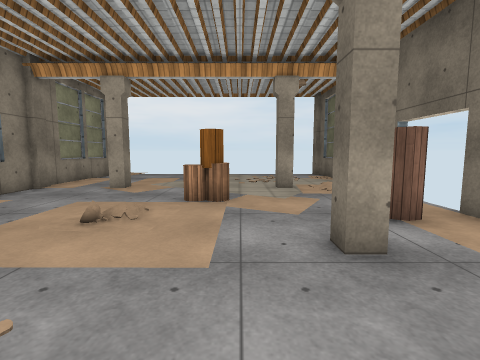
view 1 (above)

13 first-person views from a walk through a Unity game level. The camera is 1.3 m above the floor, tilts 6° down and sees 85° across. Doors are open. The floor is counted in squares, 1 m on a side. Each view is taken from the middle of a square. On the plan, view 1 faces up. The plan holds only what a view shows up to about 13 squares ahead; the rest is blank. Surface patterns are stand-ins for the level's own textures.

view 2
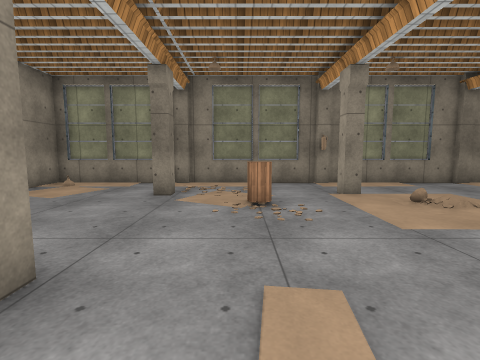

view 3
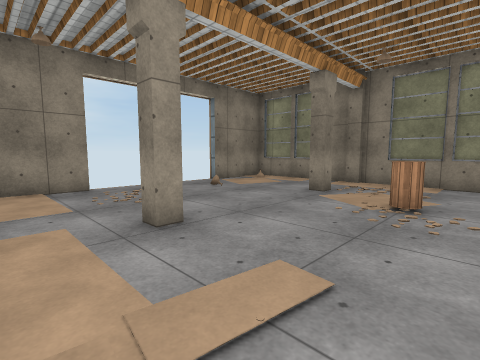

view 4
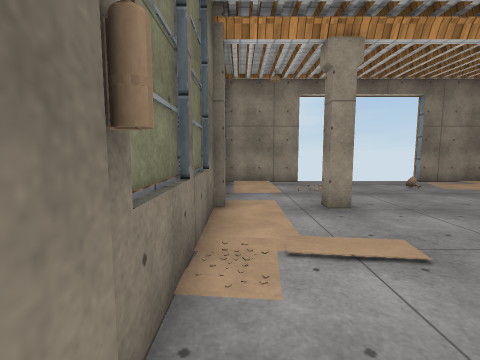

view 5
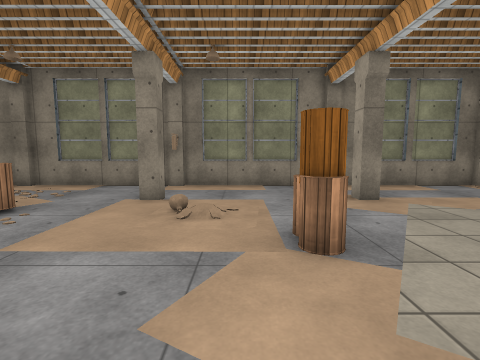

view 6
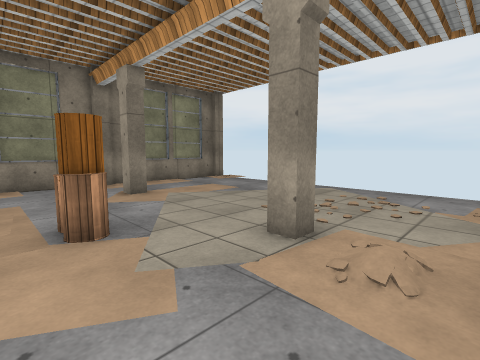

view 7
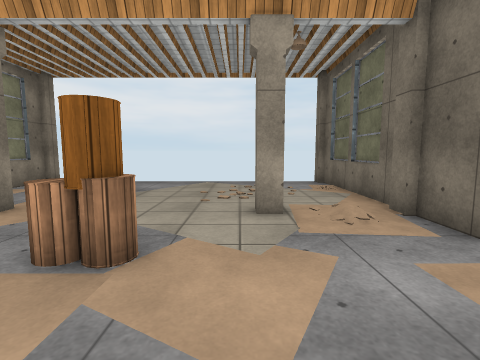

view 8
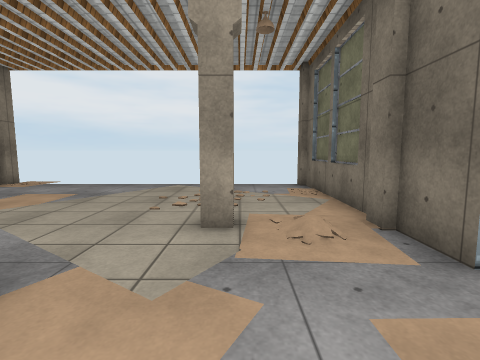

view 9
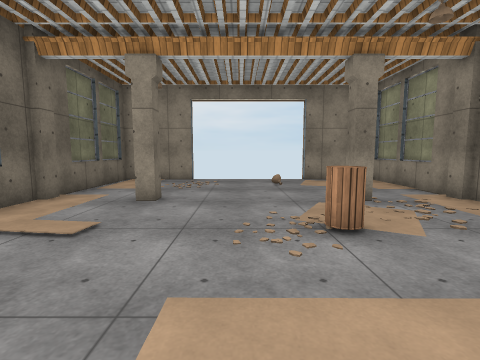

view 10
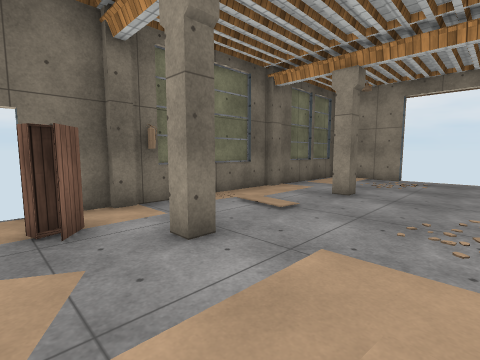

view 11
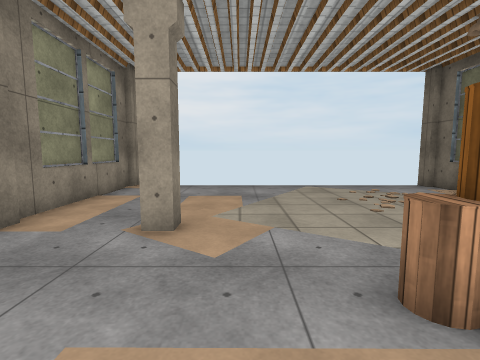

view 12
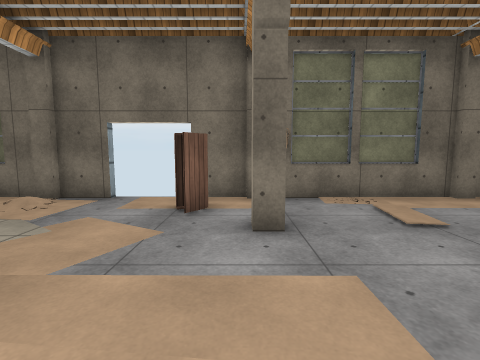

view 13
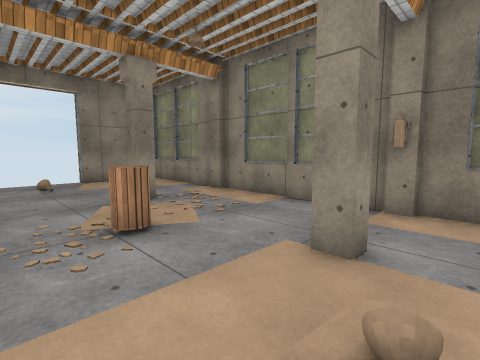

### Floor plan
Points are (right, up) in squares from view 1. A wall is a line through its corners. A room is listed if a view was taken in it or the views show most of it. See-through windows are left out.
Room 1 (views 1, 2, 3, 4, 5, 6, 7, 8, 9, 10, 11, 12, 13)
walls: (4.4, 3.2) (4.4, 3.9); (-7.1, 3.9) (-7.1, 3.2); (1.9, 9.9) (1.9, 9.3) (1.3, 9.3) (1.3, 9.9); (-4.1, 9.9) (-4.1, 9.3) (-4.8, 9.3); (4.6, 7.8) (4.6, 9.4); (1.3, -2.7) (1.3, -2.2) (1.9, -2.2) (1.9, -2.7); (-4.8, -2.2) (-4.1, -2.2) (-4.1, -2.7); (4.4, 9.2) (4.4, 9.9); (4.6, 10) (4.6, 15.4); (-7.4, 9.4) (-7.4, -7.9) (-4.1, -7.9); (-7.1, 9.9) (-7.1, 9.2); (-7.1, -2.1) (-7.1, -2.8); (4.4, -2.8) (4.4, -2.1); (1.3, -7.9) (4.6, -7.9) (4.6, 5.5); (4.4, 15.2) (4.4, 15.9); (-7.4, 15.4) (-7.4, 9.9); (-7.1, 15.9) (-7.1, 15.2)
ways out: open door at (-1.5, -8); gap at (5, 7)
objects: barrel (-3, 0) to (-3, 1); barrel (-1, 7); other object (3, 5)

Where each view was taken, in squares from view 1:
view 1: 0 up, 0 right, facing up
view 2: 0 up, 4 right, facing left
view 3: 2 up, 4 right, facing down-left
view 4: 4 up, 4 right, facing down
view 5: 6 up, 3 right, facing left
view 6: 6 up, 4 right, facing up-left
view 7: 4 up, 1 right, facing up
view 8: 5 up, 2 right, facing up
view 9: 5 up, 1 left, facing down
view 10: 6 up, 2 left, facing down-right
view 11: 5 up, 3 left, facing up
view 12: 4 up, 3 left, facing right
view 13: 5 up, 1 left, facing down-left
